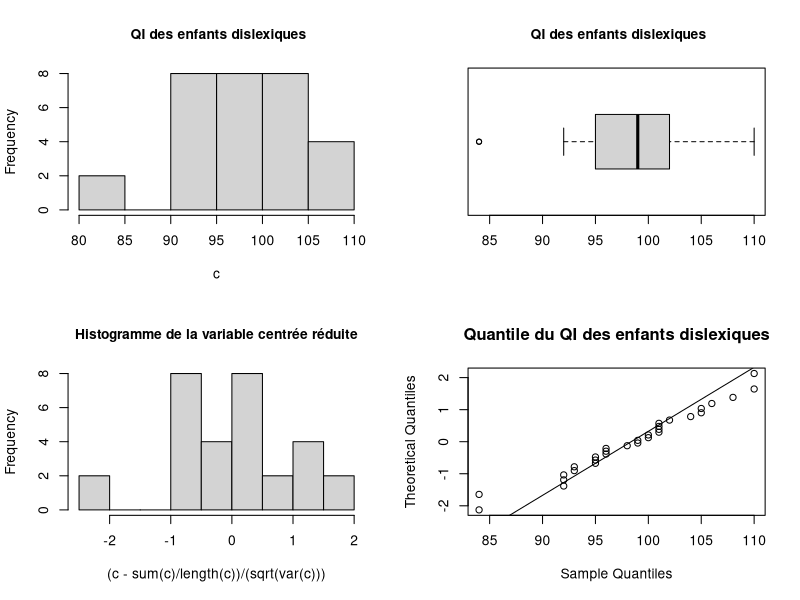
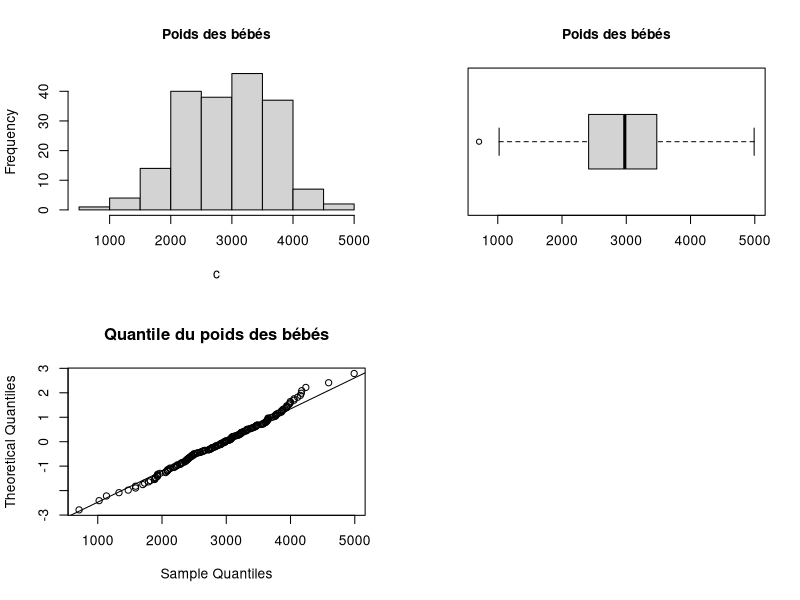
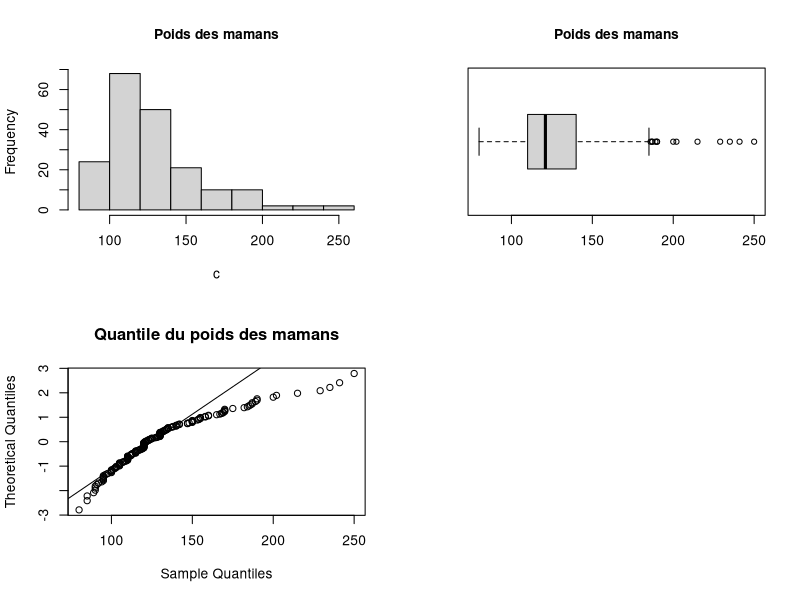
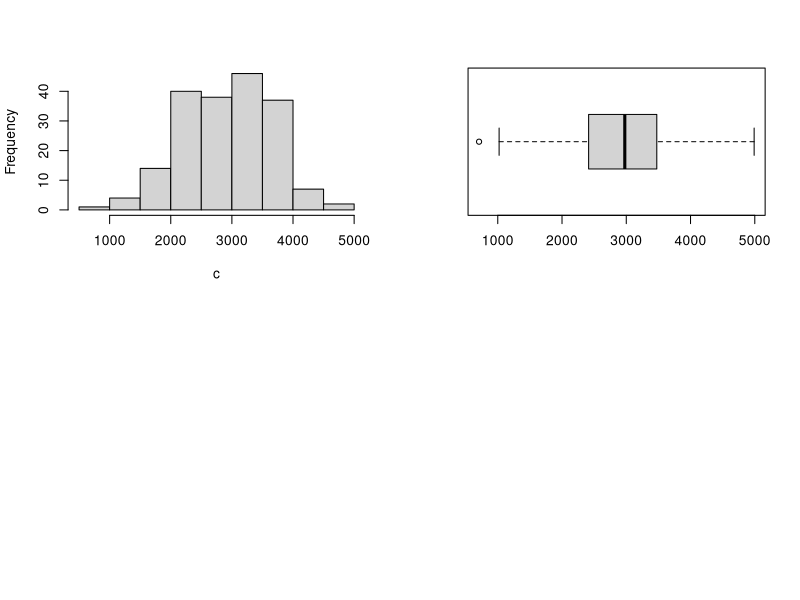

These charts were generated, in order, by the following R code:
## ---- chunk 1
knitr::opts_chunk$set(echo = TRUE)
## ---- chunk 2
data<- read.csv('QI.txt',sep="")
## ---- chunk 3
etude_variable <- function(c, nom) {
  m<-sum(c)/length(c)
  c[is.na(c)] <- m
  cat("La moyenne est de",m, "et la variance de ", var(c),".\n")
  par(mfrow=c(2,2))
  hist(c,main=nom,cex.main=1)
  boxplot(c, main=nom,horizontal = TRUE,cex.main=1)
}
etude_variable(data$x," QI des enfants dislexiques")
## ---- chunk 4
etude_variable_centree_reduite<-function(c){
  hist((c-sum(c)/length(c))/(sqrt(var(c))),main="Histogramme de la variable centrée réduite",cex.main=1)
}
 etude_variable_centree_reduite(data$x)

## ---- chunk 5
shapiro.test(rnorm(100, mean = sum(data$x)/length(data$x), sd = var(data$x)))

## ---- chunk 6

qqnorm(data$x, datax=TRUE, main="Quantile du QI des enfants dislexiques")
qqline(data$x,datax=TRUE)
## ---- chunk 7
statistique_test<-function(n,c) {sqrt(n)*(sum(c-100)/length(c))/sd(c)}
statistique_test(30,data$x)
## ---- chunk 8
Ka<-function (x,n) {qt(x,n-1)}
Ka(0.95,30)
## ---- chunk 9
Mean<-function(c,n) {sum(c)/n}
Ka1<-function(n,c){100+sd(c)/(n^0.5)*Ka(0.95,30)}
Mean(data$x,30)
Ka1(30,data$x)
## ---- chunk 10
t.test(data$x,mu=100,conf.level =0.9)
## ---- chunk 11
t.test(data$x,mu=100,conf.level =0.95)
## ---- chunk 12
birth<- read.csv('birthwt.txt',sep="")

etude_birth <- function(c, nom) {
  m<-sum(c)/length(c)
  cat("La moyenne est de",m, "et la variance de ", var(c),".\n")
  par(mfrow=c(2,2))
  hist(c,main=nom,cex.main=1)
  boxplot(c, main=nom,horizontal = TRUE,cex.main=1)
}
etude_birth(birth$bwt,"Poids des bébés")
qqnorm(birth$bwt, datax=TRUE, main="Quantile du poids des bébés")
qqline(birth$bwt,datax=TRUE)
## ---- chunk 13
etude_birth(birth$lwt,"Poids des mamans")
qqnorm(birth$lwt, datax=TRUE, main="Quantile du poids des mamans")
qqline(birth$lwt,datax=TRUE)
## ---- chunk 14
shapiro.test(rnorm(130, mean = sum(birth$lwt)/length(birth$lwt), sd = var(birth$lwt)))
## ---- chunk 15
statistique_test<-function(n,c) {sqrt(n)*(sum(c-130)/length(c))/sd(c)}
statistique_test(length(birth$lwt),birth$lwt)
## ---- chunk 16
Ka<-function (x,n) {qt(x,n-1)}
Ka(0.95,length(birth$lwt))

mean<-function(c,n) {sum(c)/n}
Ka2<-function(n,c){130+sd(c)/(n^0.5)*Ka(0.95,length(c))}
mean(birth$lwt,length(birth$lwt))
Ka2(length(birth$lwt),birth$lwt)
## ---- chunk 17
t.test(birth$lwt,mu=130)
## ---- chunk 18
statistique_test<-function(n,c) {sqrt(n)*(sum(c-130)/length(c))/sd(c)}
statistique_test(length(birth$ht),birth$ht)
## ---- chunk 19
Ka<-function (x,n) {qt(x,n-1)}
Ka(0.95,length(birth$lwt))

mean<-function(c,n) {sum(c)/n}
Ka3<-function(n,c){0.11+sd(c)/(n^0.5)*Ka(0.95,length(c))}
mean(birth$ht,length(birth$ht))
Ka3(length(birth$ht),birth$ht)
## ---- chunk 20
prop.test(sum(birth$ht),p=0.11,n=189,correct=FALSE)
## ---- chunk 21
prop.test(sum(birth$ht[birth$low>0]),n=sum(birth$low>0),p=0.11)
prop.test(sum(birth$ht[birth$low<1]),n=sum(birth$low<1),p=0.11)
## ---- chunk 22
etude_variable(birth$bwt,"")
t.test(birth$bwt,mu=3300,conf.level=0.90)
